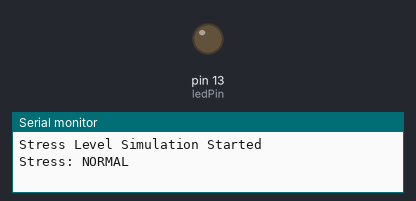
Simulated run of this sketch. Board: Arduino Uno, built with avr-gcc and run on an emulated ATmega328P. On the bench: output pins drawn as LEDs (lit = HIGH), the last lines printed to the serial monitor. At 4.0 s the program stops and its outputs stay as they are.

Above: at 0.1 s.
At 1.1 s:
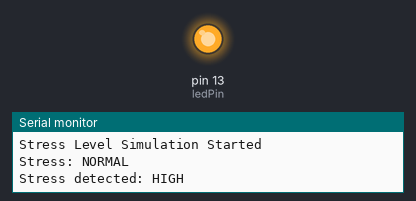
Timing chart, 0 to 2.6 s (numbered marks = the images above):
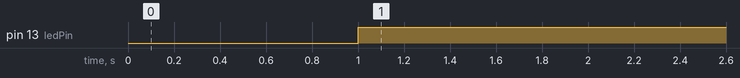

Measured:
- by itself, pin 13 (ledPin): LOW → HIGH at 1.0 s

The sketch:

arduino_stress_levels_simulation.ino
```cpp
/*
  Auto-generated Arduino Stress Simulation
  Prints stress levels and controls LED
  High stress → LED ON, Normal → LED OFF
  Predictions generated from ML model probabilities
*/

const int ledPin = 13; // Built-in LED

// Stress levels array
String stressLevels[] = {"Normal", "High", "High", "High"};
int numPredictions = 4;

void setup() {
  pinMode(ledPin, OUTPUT);
  Serial.begin(9600);
  Serial.println("Stress Level Simulation Started");
}

void loop() {
  for (int i = 0; i < numPredictions; i++) {
    String level = stressLevels[i];

    if (level == "High") {
      digitalWrite(ledPin, HIGH);  // Stress detected → LED ON
      Serial.println("Stress detected: HIGH");
    } else {
      digitalWrite(ledPin, LOW);   // Normal → LED OFF
      Serial.println("Stress: NORMAL");
    }

    delay(1000); // 1 second per prediction
  }

  // Stop after finishing the sequence
  while(true);
}
```
